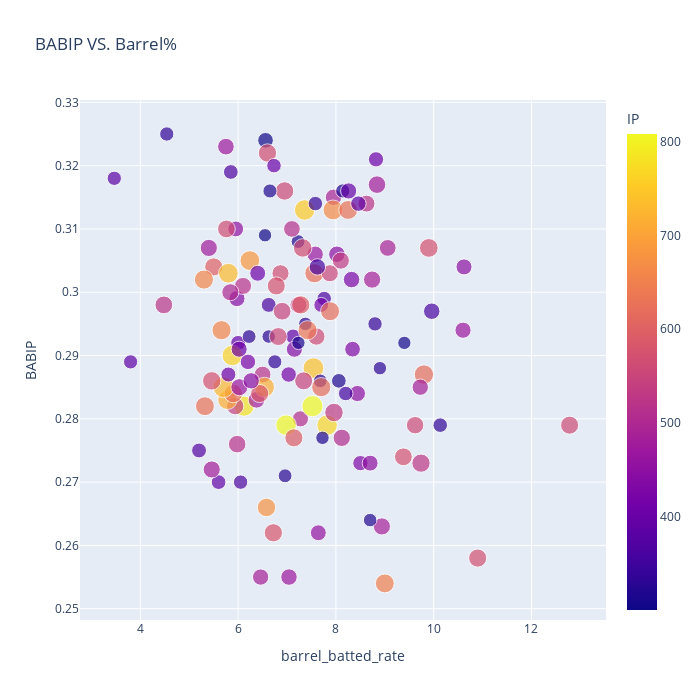

Notebook code cell kept with this figure:
### Code cell
fig = px.scatter(fg_sav, x="barrel_batted_rate", y="BABIP",
                 size = 'pitch_count',color ="IP",
                 hover_name="Name", log_x=False, size_max=15
                 , width=700, height=700,
                 title = "BABIP VS. Barrel%")
fig.show()

### Figure 1 — Plotly figure (JSON) as saved in the notebook; plotly's stock layout.template omitted (floating-point values rounded to 4 significant figures; data arrays with more than 128 entries replaced by an {"elided": "..."} marker saying what was removed)
{"data": [{"hovertemplate": "<b>%{hovertext}</b><br><br>barrel_batted_rate=%{x}<br>BABIP=%{y}<br>pitch_count=%{marker.size}<br>IP=%{marker.color}<extra></extra>", "hovertext": {"elided": "132 str values"}, "legendgroup": "", "marker": {"color": {"elided": "132 float values"}, "coloraxis": "coloraxis", "size": {"elided": "132 int values"}, "sizemode": "area", "sizeref": 58.24, "symbol": "circle"}, "mode": "markers", "name": "", "orientation": "v", "showlegend": false, "type": "scatter", "x": {"elided": "132 float values"}, "xaxis": "x", "y": {"elided": "132 float values"}, "yaxis": "y"}], "layout": {"coloraxis": {"colorbar": {"title": {"text": "IP"}}, "colorscale": [[0, "#0d0887"], [0.1111, "#46039f"], [0.2222, "#7201a8"], [0.3333, "#9c179e"], [0.4444, "#bd3786"], [0.5556, "#d8576b"], [0.6667, "#ed7953"], [0.7778, "#fb9f3a"], [0.8889, "#fdca26"], [1, "#f0f921"]]}, "height": 700, "legend": {"itemsizing": "constant", "tracegroupgap": 0}, "title": {"text": "BABIP VS. Barrel%"}, "width": 700, "xaxis": {"anchor": "y", "domain": [0, 1], "title": {"text": "barrel_batted_rate"}}, "yaxis": {"anchor": "x", "domain": [0, 1], "title": {"text": "BABIP"}}}}
